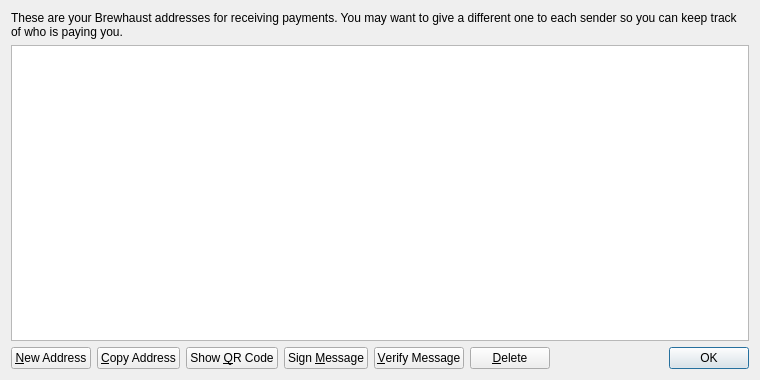
<?xml version="1.0" encoding="UTF-8"?>
<ui version="4.0">
 <class>AddressBookPage</class>
 <widget class="QWidget" name="AddressBookPage">
  <property name="geometry">
   <rect>
    <x>0</x>
    <y>0</y>
    <width>760</width>
    <height>380</height>
   </rect>
  </property>
  <property name="windowTitle">
   <string>Address Book</string>
  </property>
  <layout class="QVBoxLayout" name="verticalLayout">
   <item>
    <widget class="QLabel" name="labelExplanation">
     <property name="text">
      <string>These are your Brewhaust addresses for receiving payments. You may want to give a different one to each sender so you can keep track of who is paying you.</string>
     </property>
     <property name="textFormat">
      <enum>Qt::PlainText</enum>
     </property>
     <property name="wordWrap">
      <bool>true</bool>
     </property>
    </widget>
   </item>
   <item>
    <widget class="QTableView" name="tableView">
     <property name="contextMenuPolicy">
      <enum>Qt::CustomContextMenu</enum>
     </property>
     <property name="toolTip">
      <string>Double-click to edit address or label</string>
     </property>
     <property name="tabKeyNavigation">
      <bool>false</bool>
     </property>
     <property name="selectionMode">
      <enum>QAbstractItemView::SingleSelection</enum>
     </property>
     <property name="selectionBehavior">
      <enum>QAbstractItemView::SelectRows</enum>
     </property>
     <property name="sortingEnabled">
      <bool>true</bool>
     </property>
     <attribute name="verticalHeaderVisible">
      <bool>false</bool>
     </attribute>
    </widget>
   </item>
   <item>
    <layout class="QHBoxLayout" name="horizontalLayout">
     <item>
      <widget class="QPushButton" name="newAddressButton">
       <property name="toolTip">
        <string>Create a new address</string>
       </property>
       <property name="text">
        <string>&amp;New Address</string>
       </property>
      </widget>
     </item>
     <item>
      <widget class="QPushButton" name="copyToClipboard">
       <property name="toolTip">
        <string>Copy the currently selected address to the system clipboard</string>
       </property>
       <property name="text">
        <string>&amp;Copy Address</string>
       </property>
      </widget>
     </item>
     <item>
      <widget class="QPushButton" name="showQRCode">
       <property name="text">
        <string>Show &amp;QR Code</string>
       </property>
      </widget>
     </item>
     <item>
      <widget class="QPushButton" name="signMessage">
       <property name="toolTip">
        <string>Sign a message to prove you own a Brewhaust address</string>
       </property>
       <property name="text">
        <string>Sign &amp;Message</string>
       </property>
      </widget>
     </item>
     <item>
      <widget class="QPushButton" name="verifyMessage">
       <property name="toolTip">
        <string>Verify a message to ensure it was signed with a specified Brewhaust address</string>
       </property>
       <property name="text">
        <string>&amp;Verify Message</string>
       </property>
      </widget>
     </item>
     <item>
      <widget class="QPushButton" name="deleteButton">
       <property name="toolTip">
        <string>Delete the currently selected address from the list</string>
       </property>
       <property name="text">
        <string>&amp;Delete</string>
       </property>
      </widget>
     </item>
     <item>
      <spacer name="horizontalSpacer">
       <property name="orientation">
        <enum>Qt::Horizontal</enum>
       </property>
       <property name="sizeHint" stdset="0">
        <size>
         <width>40</width>
         <height>20</height>
        </size>
       </property>
      </spacer>
     </item>
     <item>
      <widget class="QDialogButtonBox" name="buttonBox">
       <property name="sizePolicy">
        <sizepolicy hsizetype="Maximum" vsizetype="Fixed">
         <horstretch>0</horstretch>
         <verstretch>0</verstretch>
        </sizepolicy>
       </property>
       <property name="standardButtons">
        <set>QDialogButtonBox::Ok</set>
       </property>
      </widget>
     </item>
    </layout>
   </item>
  </layout>
 </widget>
 <resources>
  <include location="../bitcoin.qrc"/>
 </resources>
 <connections/>
</ui>
